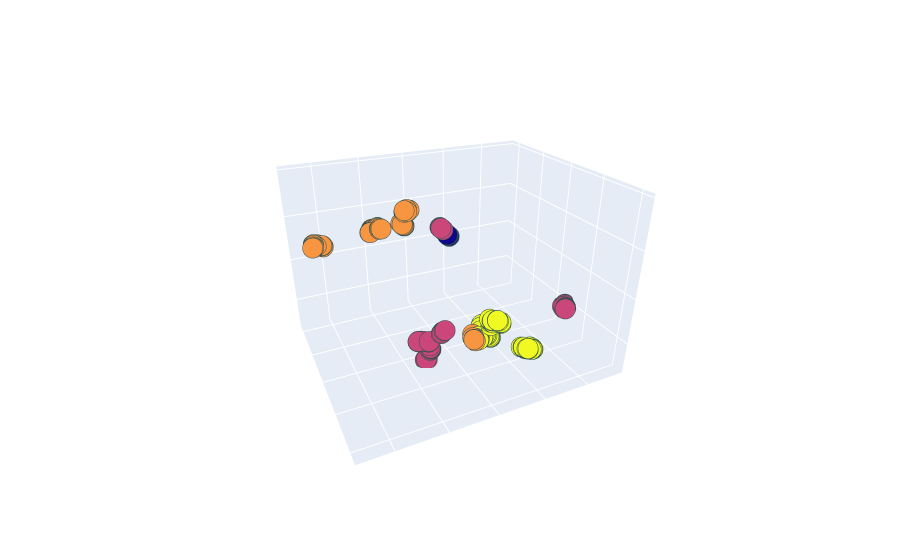

Here is the notebook cell this chart was saved with:
### Code cell
angle_vec = np.linspace(1, 1+2*np.pi, 50)
frame_dir = os.path.join(figure_dir, "lmx_hooke_UMAP_stage_frames", "")
if not os.path.isdir(frame_dir):
    os.makedirs(frame_dir)

# make rotating plots

hooke_fig2 = make_rotating_figure(angle_vec[:2], frame_dir, hooke_fig2, "hooke_stage_")
hooke_fig2.show()

### Figure 1 — Plotly figure (JSON) as saved in the notebook; plotly's stock layout.template omitted (floating-point values rounded to 4 significant figures; data arrays with more than 128 entries replaced by an {"elided": "..."} marker saying what was removed)
{"data": [{"hovertemplate": "UMAP_hooke_00_3=%{x}<br>UMAP_hooke_01_3=%{y}<br>UMAP_hooke_02_3=%{z}<br>predicted_stage_hpf=%{marker.color}<extra></extra>", "legendgroup": "", "marker": {"color": {"elided": "174 int values"}, "coloraxis": "coloraxis", "line": {"color": "DarkSlateGrey", "width": 2}, "opacity": 1, "size": 7, "symbol": "circle"}, "mode": "markers", "name": "", "scene": "scene", "showlegend": false, "type": "scatter3d", "x": {"elided": "174 float values"}, "y": {"elided": "174 float values"}, "z": {"elided": "174 float values"}}], "layout": {"coloraxis": {"colorbar": {"title": {"text": "predicted_stage_hpf"}}, "colorscale": [[0, "#0d0887"], [0.1111, "#46039f"], [0.2222, "#7201a8"], [0.3333, "#9c179e"], [0.4444, "#bd3786"], [0.5556, "#d8576b"], [0.6667, "#ed7953"], [0.7778, "#fb9f3a"], [0.8889, "#fdca26"], [1, "#f0f921"]], "showscale": false}, "font": {"color": "Black", "family": "Arial", "size": 14}, "legend": {"title": {"text": "stage (hpf)"}, "tracegroupgap": 0}, "margin": {"t": 60}, "scene": {"camera": {"eye": {"x": 0.8565, "y": 1.807, "z": 1}}, "domain": {"x": [0, 1], "y": [0, 1]}, "dragmode": "orbit", "xaxis": {"showticklabels": false, "title": {"text": ""}}, "yaxis": {"showticklabels": false, "title": {"text": ""}}, "zaxis": {"showticklabels": false, "title": {"text": ""}}}, "showlegend": false}}
